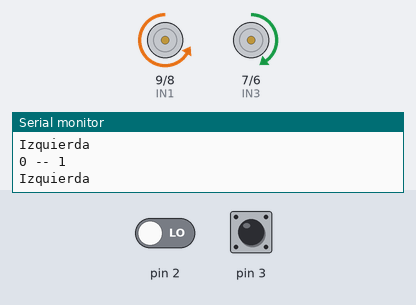
The sketch below on a simulated Arduino Uno, built with avr-gcc and run on an emulated ATmega328P. Parts: motor-driver pin pairs drawn as motors (green arrow = first pin HIGH = forward, orange = second pin HIGH = backward, longer = more drive, scaled by the enable pin), the last lines printed to the serial monitor. The inputs (shaded band) are chosen by the test bench; at power-on: pin 3 HIGH, pin 2 LOW.

Above: at 1.2 s.
1.3 s: pin 3 driven LOW
At 1.9 s:
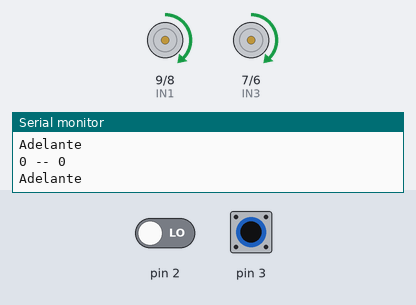
2.8 s: pin 2 driven HIGH
At 4.0 s:
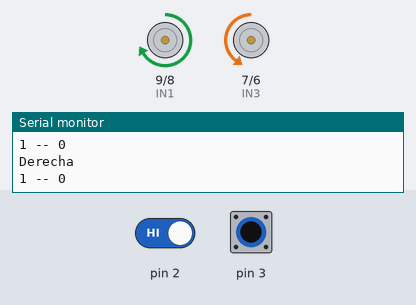
4.3 s: pin 2 driven LOW
At 5.4 s:
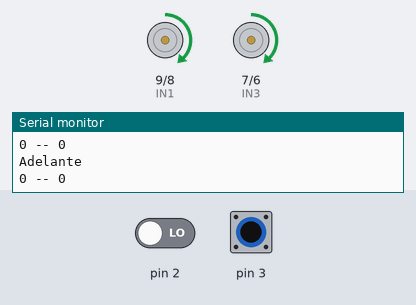
7.3 s: pin 3 driven HIGH
At 8.7 s:
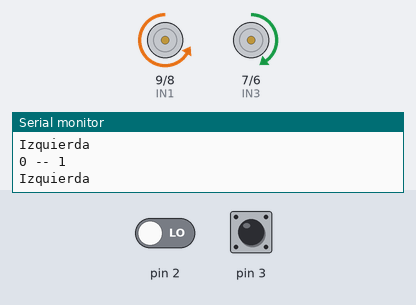
13.9 s: pin 3 pulsed LOW 2 times (0.12 s each, 0.3 s apart)
At 14.12 s:
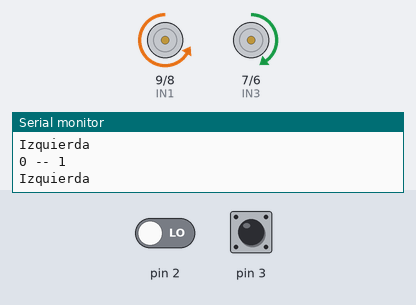
Timing chart, 0 to 16.9 s (numbered marks = the images above; inputs shaded):
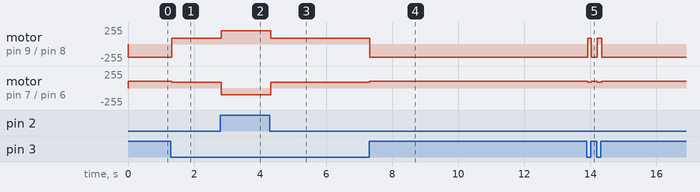

Measured:
- after the input at 1.3 s, motor on pin 9 (IN1) / pin 8 (IN2): backward 200/255 → forward 90/255 at once; motor on pin 7 (IN3) / pin 6 (IN4): forward 100/255 → forward 90/255 at once
- after the input at 2.8 s, motor on pin 9 (IN1) / pin 8 (IN2): forward 90/255 → forward 200/255 at once; motor on pin 7 (IN3) / pin 6 (IN4): forward 90/255 → backward 100/255 at once
- after the input at 4.3 s, motor on pin 9 (IN1) / pin 8 (IN2): forward 200/255 → forward 90/255 at once; motor on pin 7 (IN3) / pin 6 (IN4): backward 100/255 → forward 90/255 at once
- after the input at 7.3 s, motor on pin 9 (IN1) / pin 8 (IN2): forward 90/255 → backward 200/255 at once; motor on pin 7 (IN3) / pin 6 (IN4): forward 90/255 → forward 100/255 at once

The sketch:

CarroSeguidorDeLinea.ino
```cpp
// Motor A
int ENA = 10;
int IN1 = 9;
int IN2 = 8;

// Motor B
int ENB = 5;
int IN3 = 7;
int IN4 = 6;

void setup ()
{
 // Declaramos todos los pines como salidas
 pinMode (ENA, OUTPUT);
 pinMode (ENB, OUTPUT);
 pinMode (IN1, OUTPUT);
 pinMode (IN2, OUTPUT);
 pinMode (IN3, OUTPUT);
 pinMode (IN4, OUTPUT);
  Serial.begin(9600);
  pinMode(2,INPUT);
  pinMode(3,INPUT);

}

void Adelante ()
{
 //Direccion motor A
 digitalWrite (IN1, HIGH);
 digitalWrite (IN2, LOW);
 analogWrite (ENA, 90); //Velocidad motor A
 //Direccion motor B
 digitalWrite (IN3, HIGH);
 digitalWrite (IN4, LOW);
 analogWrite (ENB, 90); //Velocidad motor B
}


void Atras ()
{
 //Direccion motor A
 digitalWrite (IN1, LOW);
 digitalWrite (IN2, HIGH);
 analogWrite (ENA, 128); //Velocidad motor A
 //Direccion motor B
 digitalWrite (IN3, LOW);
 digitalWrite (IN4, HIGH);
 analogWrite (ENB, 128); //Velocidad motor B
}

void Derecha ()
{
 //Direccion motor A
 digitalWrite (IN1, HIGH);
 digitalWrite (IN2, LOW);
 analogWrite (ENA, 200); //Velocidad motor A
 //Direccion motor B
 digitalWrite (IN3, LOW);
 digitalWrite (IN4, HIGH);
 analogWrite (ENB, 100); //Velocidad motor A
}

void Izquierda ()
{
 //Direccion motor A
 digitalWrite (IN1, LOW);
 digitalWrite (IN2, HIGH);
 analogWrite (ENA, 200); //Velocidad motor A
 //Direccion motor B
 digitalWrite (IN3, HIGH);
 digitalWrite (IN4, LOW);
 analogWrite (ENB, 100); //Velocidad motor A
}

void Parar ()
{
 //Direccion motor A
 digitalWrite (IN1, LOW);
 digitalWrite (IN2, LOW);
 analogWrite (ENA, 0); //Velocidad motor A
 //Direccion motor B
 digitalWrite (IN3, LOW);
 digitalWrite (IN4, LOW);
 analogWrite (ENB, 0); //Velocidad motor A
}

void loop ()
{

  int iz = digitalRead(2);
  int de = digitalRead(3);

  // print out the value you read:
  Serial.print(iz);
  Serial.print(" -- ");
  Serial.println(de);

//logica

 if (iz==1 & de==0)
  {
    Derecha ();
    Serial.println("Derecha");
  }

   if (iz==0 & de==1)
  {
     Izquierda ();
     Serial.println("Izquierda");
  }


   if (iz==0 & de==0)
  {
      Adelante ();

     Serial.println("Adelante");

  }
/*
     if (iz==1 & de==1)
  {
      Atras ();

     Serial.println("Atras");

  }
*/

  }
```
